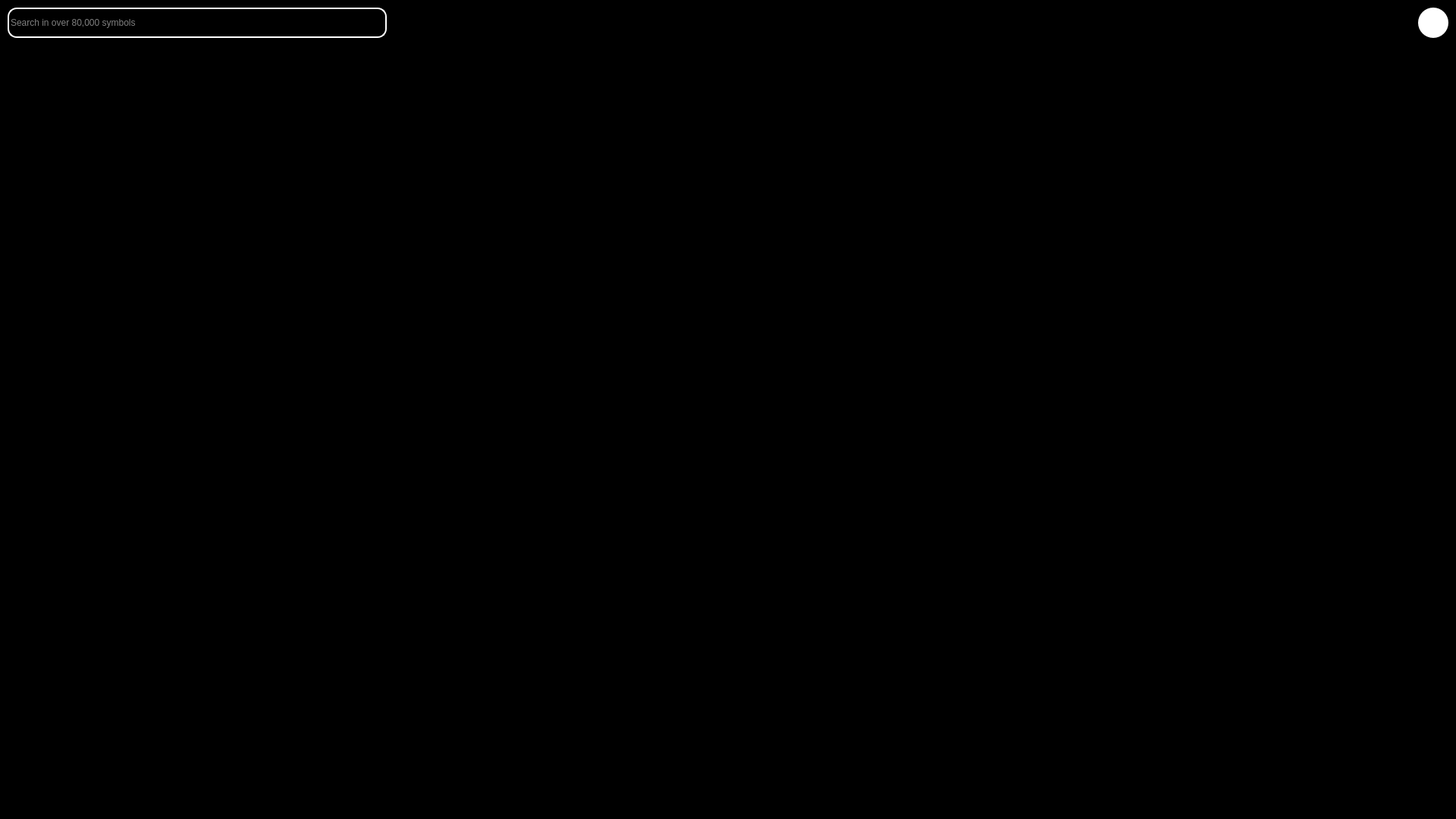
<?xml version="1.0" encoding="UTF-8"?>
<ui version="4.0">
 <class>Form</class>
 <widget class="QWidget" name="Form">
  <property name="geometry">
   <rect>
    <x>0</x>
    <y>0</y>
    <width>1920</width>
    <height>1080</height>
   </rect>
  </property>
  <property name="windowTitle">
   <string>Form</string>
  </property>
  <property name="styleSheet">
   <string notr="true">background-color: rgba(0, 0, 0, 255);</string>
  </property>
  <widget class="QWidget" name="widget" native="true">
   <property name="geometry">
    <rect>
     <x>10</x>
     <y>10</y>
     <width>1850</width>
     <height>40</height>
    </rect>
   </property>
   <property name="styleSheet">
    <string notr="true">background: none;
background-color: rgba(0, 0, 0, 0);</string>
   </property>
   <widget class="QLineEdit" name="searchEdit">
    <property name="geometry">
     <rect>
      <x>0</x>
      <y>0</y>
      <width>500</width>
      <height>40</height>
     </rect>
    </property>
    <property name="styleSheet">
     <string notr="true">border-style: outset;
border-color: rgb(255, 255, 255);
font: 25 10pt &quot;Cascadia Code Light&quot;;
border-radius: 12px;
border-width: 2px;
color: rgb(255, 255, 255);
</string>
    </property>
    <property name="inputMask">
     <string/>
    </property>
    <property name="text">
     <string/>
    </property>
    <property name="placeholderText">
     <string>Search in over 80,000 symbols</string>
    </property>
    <property name="clearButtonEnabled">
     <bool>true</bool>
    </property>
   </widget>
  </widget>
  <widget class="QScrollArea" name="searchScroll">
   <property name="geometry">
    <rect>
     <x>10</x>
     <y>60</y>
     <width>1901</width>
     <height>1000</height>
    </rect>
   </property>
   <property name="styleSheet">
    <string notr="true">background: none;
background-color: rgba(0, 0, 0, 0);</string>
   </property>
   <property name="widgetResizable">
    <bool>true</bool>
   </property>
   <widget class="QWidget" name="scrollAreaWidgetContents">
    <property name="geometry">
     <rect>
      <x>0</x>
      <y>0</y>
      <width>1899</width>
      <height>998</height>
     </rect>
    </property>
   </widget>
  </widget>
  <widget class="QPushButton" name="close_">
   <property name="geometry">
    <rect>
     <x>1870</x>
     <y>10</y>
     <width>40</width>
     <height>40</height>
    </rect>
   </property>
   <property name="styleSheet">
    <string notr="true">border-radius: 20px;
background: none;
background-color: rgb(255, 255, 255);
border-style: none;</string>
   </property>
   <property name="text">
    <string/>
   </property>
   <property name="icon">
    <iconset>
     <normaloff>../icons/remove-button.png</normaloff>../icons/remove-button.png</iconset>
   </property>
   <property name="iconSize">
    <size>
     <width>36</width>
     <height>36</height>
    </size>
   </property>
  </widget>
 </widget>
 <resources>
  <include location="../rsrc/images/backgrounds.qrc"/>
 </resources>
 <connections/>
</ui>
